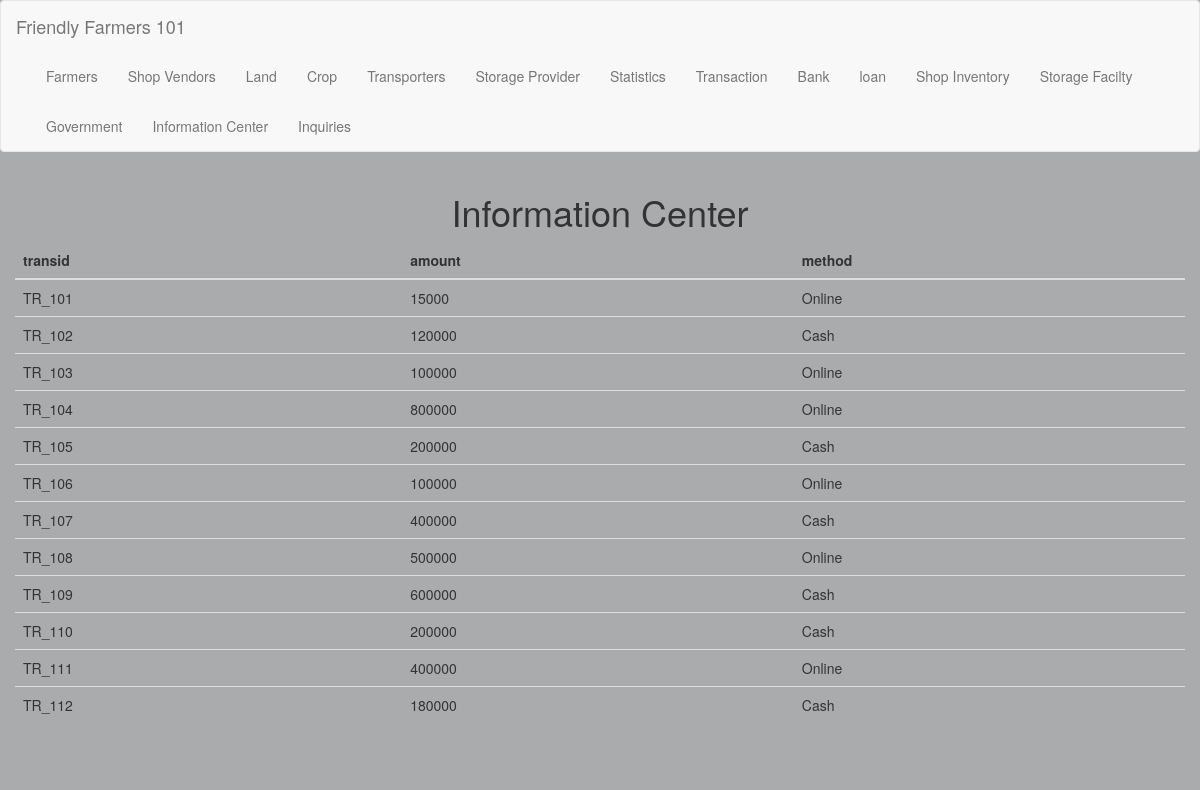
/info/transactions, run on the app's committed database.
### tables this page shows
CREATE TABLE transactions
(
  transid            string not null,
  amount             decimal not null,
  method             string not null,
  primary key (transid)
);

### app/routes.py (the view)
@app.route('/info/<string:page>', methods=('GET', 'POST'))
def view_info(page):
    all_values = query_db("select * from '{}'".format(page))
    total_count = query_db("select COUNT(*) from '{}'".format(page))[0][0]
    print('--------------> Display info for:', page)
    print('--------------> Total values are:', all_values)
    print('--------------> Total data is:', total_count)
    return render_template('info.html', display= all_values, name_of_table= page)

### app/query_helper.py (called while the page is built)
def get_db():
    db = getattr(g, '_database', None)
    if db is None:
        db = g._database = sqlite3.connect(current_app.config['DATABASE_PATH'])
    return db

def query_db(query, args=(), one=False):
    cur = get_db().execute(query, args)
    rv = cur.fetchall()
    cur.close()
    return (rv[0] if rv else None) if one else rv

### app/routes.py (called while the page is built)
@app.teardown_appcontext
def close_connection(exception):
    db = getattr(g, '_database', None)
    if db is not None:
        db.close()

@app.after_request
def add_header(response):
    response.headers['X-Content-Type-Options'] = 'nosniff'
    response.headers['X-Frame-Options'] = 'SAMEORIGIN'
    response.headers['X-XSS-Protection'] = '1; mode=block'
    response.headers['X-UA-Compatible'] = 'IE=Edge,chrome=1'
    response.headers['Cache-Control'] = 'public, max-age=600'
    return response

### app/templates/info.html (shortened to what this page needs)
{% extends "index.html" %}
{% from "_formhelpers.html" import render_field %}
{% block app_content %}
<h1 class="text-center">Information Center</h1>
<table class="table">
    <thead>
    <tr>
        {% if 'transactions' in name_of_table %}
        <th>transid</th>
        <th>amount</th>
        <th>method</th>
        {% endif %}
    </tr>
    </thead>
    <tbody>
    {% for exam in display %}
    <tr>
        {% if exam[0] %}
        <td>{{exam[0]}}</td>
        {% endif %}
        {% if exam[1] %}
        <td>{{exam[1]}}</td>
        {% endif %}
        {% if exam[2] %}
        <td>{{exam[2]}}</td>
        {% endif %}
    </tr>
    {% endfor %}
    </tbody>
</table>
<br/>
{% endblock %}

### app/templates/index.html (style rules this page uses)
body { background-color: #f8f9fa !important; background-image: linear-gradient(#00000050, #00000050), url('https://images.unsplash.com/photo-1500937386664-56d1dfef3854?ixlib=rb-1.2.1&ixid=eyJhcHBfaWQiOjEyMDd9&auto=format&fit=crop&w=1800&q=80'); background-size: cover; }

### data on the page
transactions: transid "TR_101", amount "15000", method "Online"
transactions: transid "TR_102", amount "120000", method "Cash"
transactions: transid "TR_103", amount "100000", method "Online"
transactions: transid "TR_104", amount "800000", method "Online"
transactions: transid "TR_105", amount "200000", method "Cash"
transactions: transid "TR_106", amount "100000", method "Online"
transactions: transid "TR_107", amount "400000", method "Cash"
transactions: transid "TR_108", amount "500000", method "Online"
transactions: transid "TR_109", amount "600000", method "Cash"
transactions: transid "TR_110", amount "200000", method "Cash"
transactions: transid "TR_111", amount "400000", method "Online"
transactions: transid "TR_112", amount "180000", method "Cash"
